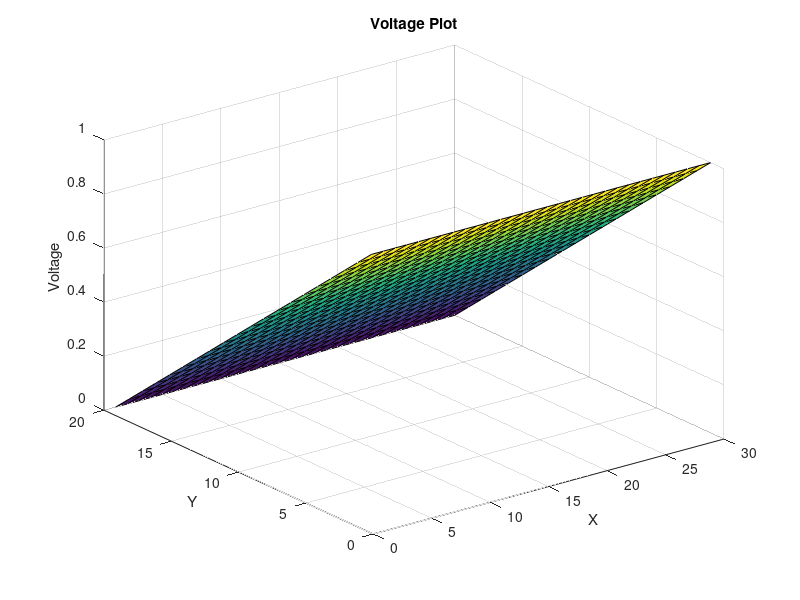

The MATLAB source for this figure:
% Dimensions of matrices, using ratio of 3/2 for L/W
nx = 20;
ny = 30; 

% G matrix so the solution will be similifed to a matrix form i.e Ax = B
G = sparse(nx*ny,nx*ny);
F = zeros(nx*ny,1);

% similiar to the PA-5, we will set up the bulk nodes and boundary
% conditions
for i = 1:nx
    for j = 1:ny
        n = j + (i-1)*ny;
        if i == 1
            G(n,:) = 0;
            G(n,n) = 1;
            F(n) = 1;
            
        elseif i == nx
            G(n,:) = 0;
            G(n,n) = 1;
            F(n) = 0;
            
        elseif j == 1
            G(n,:) = 0;
            G(n,n) = -3;
            G(n,n+1) = 1;
            G(n,n-ny) = 1;
            G(n,n+ny) = 1;
            
        elseif j == ny
            G(n,n) = -3;
            G(n,n-1) = 1;
            G(n,n-ny) = 1;
            G(n,n+ny) = 1;
            
        else 
            G(n,n) = -4;
            G(n,n-1) = 1;
            G(n,n+1) = 1;
            G(n,n-ny) = 1;
            G(n,n+ny) = 1;
        end
    end
end

V = G\F;

Emap = zeros(nx,ny,1);

for i = 1:nx
    for j = 1:ny
        n = j + (i-1)*ny; 
        Emap(i,j) = V(n);
    end
end

surf(Emap)
title("Voltage Plot")
xlabel("X")
ylabel("Y")
zlabel("Voltage")

        